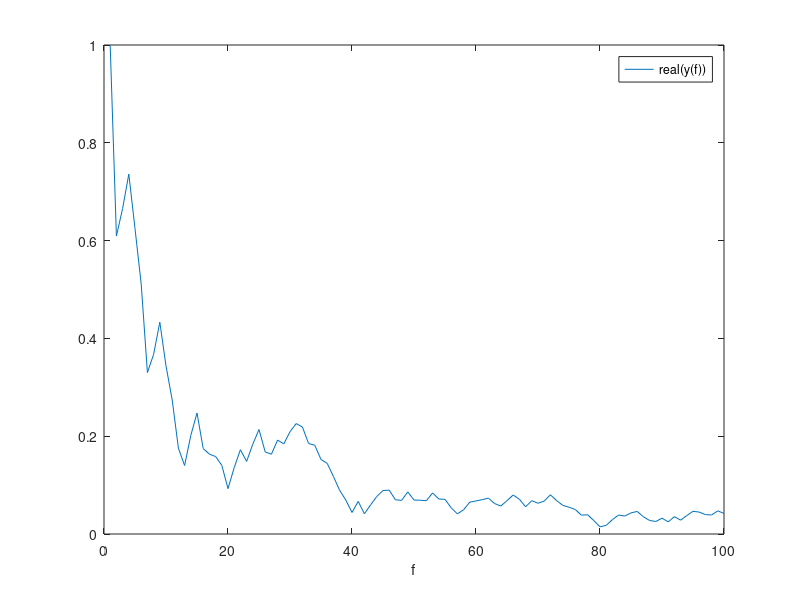

The MATLAB script that drew this image:
% I21RANDS

% Addition of exponential-functions with random angles
function I21RANDS;
% The real part of the sum of exp i Theta is plotted.
f = (1:1:100);
N = f;
k = (1:1:1000);
% i = sqrt(-1);

Theta = rand(size(k)).*2*pi;

for ind=1:length(f)
    y(ind)=0;
    for k=1:N(ind)
        y(ind) = y(ind) + exp(i*(Theta(k)));
    end;
    y(ind) = (1/N(ind))*(y(ind));
end;
figure(1);
plot(f,real(y));
xlabel('f');
legend('real(y(f))');

